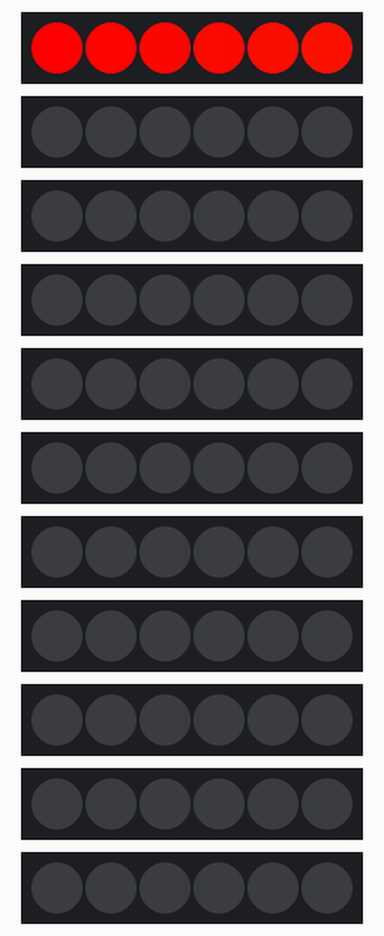
Simulated run of this sketch. Board: Arduino Uno, built with avr-gcc and run on an emulated ATmega328P. On the bench: 11 × 6 RGB LEDs in strip order, left to right. Dim RGB values are drawn brighter than linear.

Above: at 0.16 s.
At 4.77 s:
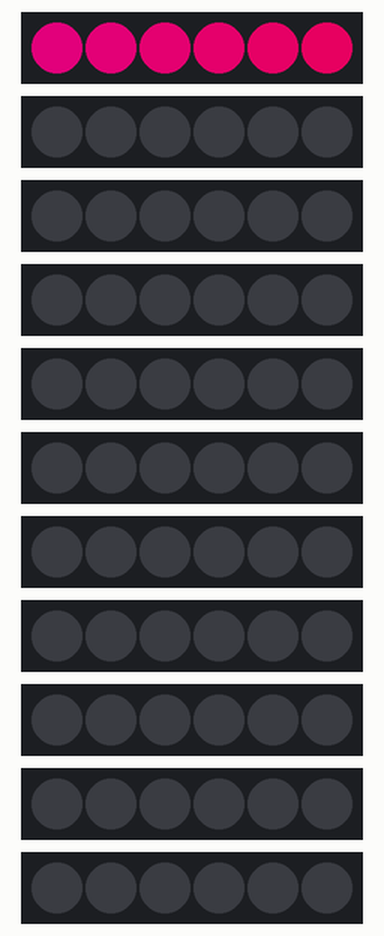
At 10.0 s:
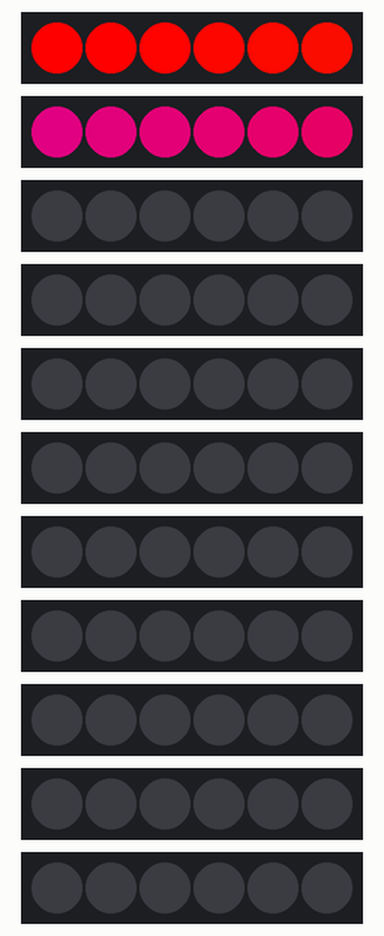
At 19.85 s:
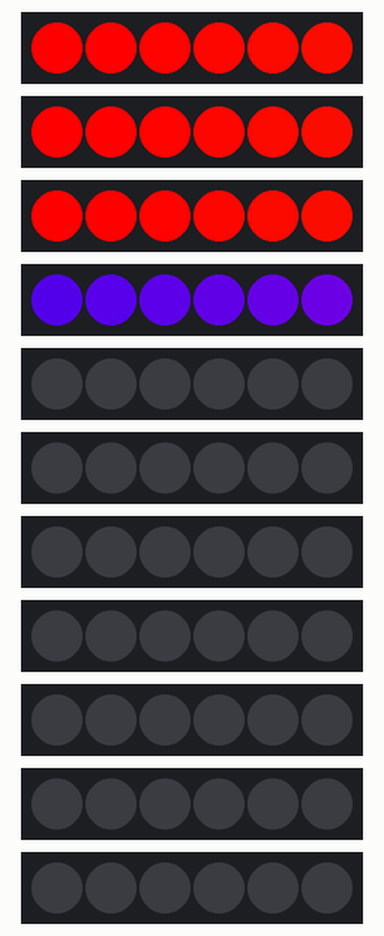
At 29.69 s:
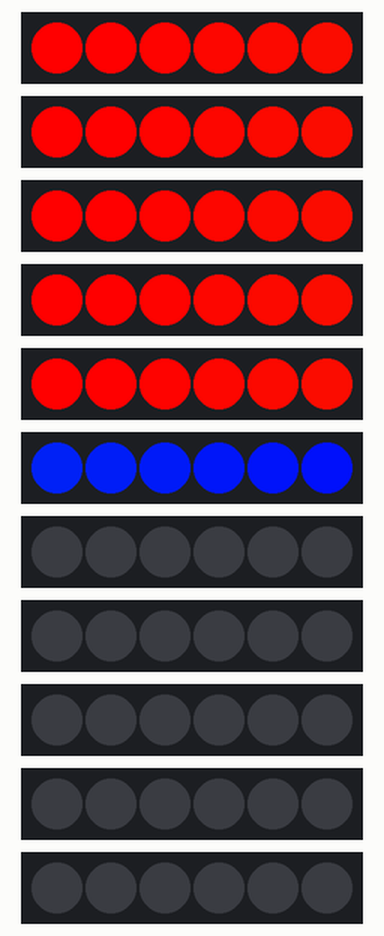
At 39.54 s:
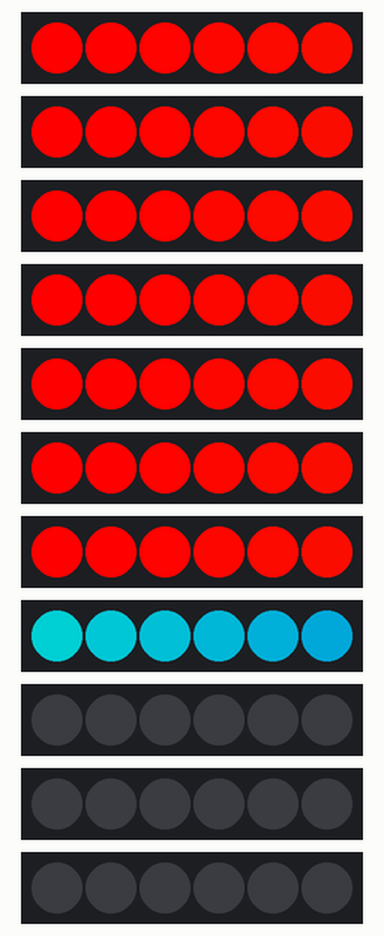
Timing chart, 0 to 40.0 s (numbered marks = the images above):
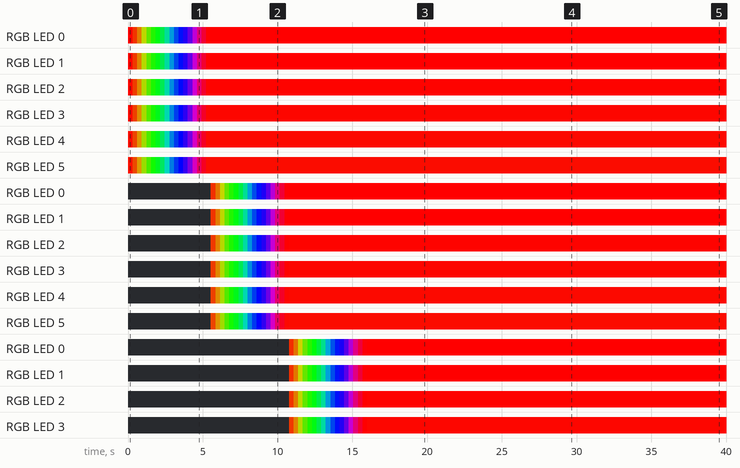

The sketch:

strandtest_ver4.ino
```cpp
#include <Adafruit_NeoPixel.h>
#include <avr/power.h>

#define PIN1 2
#define PIN2 3
#define PIN3 4
#define PIN4 5
#define PIN5 6
#define PIN6 7
#define PIN7 8
#define PIN8 9
#define PIN9 10
#define PIN10 11
#define PIN11 12


Adafruit_NeoPixel strip1 = Adafruit_NeoPixel(6, PIN1, NEO_GRB + NEO_KHZ800);
Adafruit_NeoPixel strip2 = Adafruit_NeoPixel(6, PIN2, NEO_GRB + NEO_KHZ800);
Adafruit_NeoPixel strip3 = Adafruit_NeoPixel(6, PIN3, NEO_GRB + NEO_KHZ800);
Adafruit_NeoPixel strip4 = Adafruit_NeoPixel(6, PIN4, NEO_GRB + NEO_KHZ800);
Adafruit_NeoPixel strip5 = Adafruit_NeoPixel(6, PIN5, NEO_GRB + NEO_KHZ800);
Adafruit_NeoPixel strip6 = Adafruit_NeoPixel(6, PIN6, NEO_GRB + NEO_KHZ800);
Adafruit_NeoPixel strip7 = Adafruit_NeoPixel(6, PIN7, NEO_GRB + NEO_KHZ800);
Adafruit_NeoPixel strip8 = Adafruit_NeoPixel(6, PIN8, NEO_GRB + NEO_KHZ800);
Adafruit_NeoPixel strip9 = Adafruit_NeoPixel(6, PIN9, NEO_GRB + NEO_KHZ800);
Adafruit_NeoPixel strip10 = Adafruit_NeoPixel(6, PIN10, NEO_GRB + NEO_KHZ800);
Adafruit_NeoPixel strip11 = Adafruit_NeoPixel(6, PIN11, NEO_GRB + NEO_KHZ800);


void setup() {
#if defined (__AVR_ATtiny85__)
  if (F_CPU == 16000000) clock_prescale_set(clock_div_1);
#endif


  strip1.begin(); strip1.show();
  strip2.begin(); strip2.show();
  strip3.begin(); strip3.show();
  strip4.begin(); strip4.show();
  strip5.begin(); strip5.show();
  strip6.begin(); strip6.show();
  strip7.begin(); strip7.show();
  strip8.begin(); strip8.show();
  strip9.begin(); strip9.show();
  strip10.begin(); strip10.show();
  strip11.begin(); strip11.show();
  //strip12.begin(); strip12.show();
}

void loop() {

  rainbow1(20);
  rainbow2(20);
  rainbow3(20);
  rainbow4(20);
  rainbow5(20);
  rainbow6(20);
  rainbow7(20);
  rainbow8(20);
  rainbow9(20);
  rainbow10(20);
  rainbow11(20);
  //rainbow12(20);


}

///////////////1
void rainbow1(uint8_t wait1) {
  uint16_t i, j;
  for(j=0; j<256; j++) {
    for(i=0; i<strip1.numPixels(); i++) {
      strip1.setPixelColor(i, Wheel1((i+j) & 255));
    }
    strip1.show();
    delay(wait1);
  }
}

uint32_t Wheel1(byte WheelPos) {
  WheelPos = 255 - WheelPos;
  if(WheelPos < 85) {
   return strip1.Color(255 - WheelPos * 3, 0, WheelPos * 3);
  } else if(WheelPos < 170) {
    WheelPos -= 85;
   return strip1.Color(0, WheelPos * 3, 255 - WheelPos * 3);
  } else {
   WheelPos -= 170;
   return strip1.Color(WheelPos * 3, 255 - WheelPos * 3, 0);
  }
}

///////////// 2
void rainbow2(uint8_t wait2) {
  uint16_t i, j;

  for(j=0; j<256; j++) {
    for(i=0; i<strip2.numPixels(); i++) {
      strip2.setPixelColor(i, Wheel2((i+j) & 255));
    }
    strip2.show();
    delay(wait2);
  }
}

uint32_t Wheel2(byte WheelPos) {
  WheelPos = 255 - WheelPos;
  if(WheelPos < 85) {
   return strip2.Color(255 - WheelPos * 3, 0, WheelPos * 3);
  } else if(WheelPos < 170) {
    WheelPos -= 85;
   return strip2.Color(0, WheelPos * 3, 255 - WheelPos * 3);
  } else {
   WheelPos -= 170;
   return strip2.Color(WheelPos * 3, 255 - WheelPos * 3, 0);
  }
}

///////////// 3
void rainbow3(uint8_t wait3) {
  uint16_t i, j;

  for(j=0; j<256; j++) {
    for(i=0; i<strip3.numPixels(); i++) {
      strip3.setPixelColor(i, Wheel3((i+j) & 255));
    }
    strip3.show();
    delay(wait3);
  }
}

uint32_t Wheel3(byte WheelPos) {
  WheelPos = 255 - WheelPos;
  if(WheelPos < 85) {
   return strip3.Color(255 - WheelPos * 3, 0, WheelPos * 3);
  } else if(WheelPos < 170) {
    WheelPos -= 85;
   return strip3.Color(0, WheelPos * 3, 255 - WheelPos * 3);
  } else {
   WheelPos -= 170;
   return strip3.Color(WheelPos * 3, 255 - WheelPos * 3, 0);
  }
}

//////////////////// 4
void rainbow4(uint8_t wait) {
  uint16_t i, j;

  for(j=0; j<256; j++) {
    for(i=0; i<strip4.numPixels(); i++) {
      strip4.setPixelColor(i, Wheel4((i+j) & 255));
    }
    strip4.show();
    delay(wait);
  }
}

uint32_t Wheel4(byte WheelPos) {
  WheelPos = 255 - WheelPos;
  if(WheelPos < 85) {
   return strip4.Color(255 - WheelPos * 3, 0, WheelPos * 3);
  } else if(WheelPos < 170) {
    WheelPos -= 85;
   return strip4.Color(0, WheelPos * 3, 255 - WheelPos * 3);
  } else {
   WheelPos -= 170;
   return strip4.Color(WheelPos * 3, 255 - WheelPos * 3, 0);
  }
}


//////////////////// 5
void rainbow5(uint8_t wait) {
  uint16_t i, j;

  for(j=0; j<256; j++) {
    for(i=0; i<strip5.numPixels(); i++) {
      strip5.setPixelColor(i, Wheel5((i+j) & 255));
    }
    strip5.show();
    delay(wait);
  }
}

uint32_t Wheel5(byte WheelPos) {
  WheelPos = 255 - WheelPos;
  if(WheelPos < 85) {
   return strip5.Color(255 - WheelPos * 3, 0, WheelPos * 3);
  } else if(WheelPos < 170) {
    WheelPos -= 85;
   return strip5.Color(0, WheelPos * 3, 255 - WheelPos * 3);
  } else {
   WheelPos -= 170;
   return strip5.Color(WheelPos * 3, 255 - WheelPos * 3, 0);
  }
}

//////////////////// 6
void rainbow6(uint8_t wait) {
  uint16_t i, j;

  for(j=0; j<256; j++) {
    for(i=0; i<strip6.numPixels(); i++) {
      strip6.setPixelColor(i, Wheel6((i+j) & 255));
    }
    strip6.show();
    delay(wait);
  }
}

uint32_t Wheel6(byte WheelPos) {
  WheelPos = 255 - WheelPos;
  if(WheelPos < 85) {
   return strip6.Color(255 - WheelPos * 3, 0, WheelPos * 3);
  } else if(WheelPos < 170) {
    WheelPos -= 85;
   return strip6.Color(0, WheelPos * 3, 255 - WheelPos * 3);
  } else {
   WheelPos -= 170;
   return strip6.Color(WheelPos * 3, 255 - WheelPos * 3, 0);
  }
}

//////////////////// 7
void rainbow7(uint8_t wait) {
  uint16_t i, j;

  for(j=0; j<256; j++) {
    for(i=0; i<strip7.numPixels(); i++) {
      strip7.setPixelColor(i, Wheel7((i+j) & 255));
    }
    strip7.show();
    delay(wait);
  }
}

uint32_t Wheel7(byte WheelPos) {
  WheelPos = 255 - WheelPos;
  if(WheelPos < 85) {
   return strip7.Color(255 - WheelPos * 3, 0, WheelPos * 3);
  } else if(WheelPos < 170) {
    WheelPos -= 85;
   return strip7.Color(0, WheelPos * 3, 255 - WheelPos * 3);
  } else {
   WheelPos -= 170;
   return strip7.Color(WheelPos * 3, 255 - WheelPos * 3, 0);
  }
}

//////////////////// 8
void rainbow8(uint8_t wait) {
  uint16_t i, j;

  for(j=0; j<256; j++) {
    for(i=0; i<strip8.numPixels(); i++) {
      strip8.setPixelColor(i, Wheel8((i+j) & 255));
    }
    strip8.show();
    delay(wait);
  }
}

uint32_t Wheel8(byte WheelPos) {
  WheelPos = 255 - WheelPos;
  if(WheelPos < 85) {
   return strip8.Color(255 - WheelPos * 3, 0, WheelPos * 3);
  } else if(WheelPos < 170) {
    WheelPos -= 85;
   return strip8.Color(0, WheelPos * 3, 255 - WheelPos * 3);
  } else {
   WheelPos -= 170;
   return strip8.Color(WheelPos * 3, 255 - WheelPos * 3, 0);
  }
}

//////////////////// 9
void rainbow9(uint8_t wait) {
  uint16_t i, j;

  for(j=0; j<256; j++) {
    for(i=0; i<strip9.numPixels(); i++) {
      strip9.setPixelColor(i, Wheel9((i+j) & 255));
    }
    strip9.show();
    delay(wait);
  }
}

uint32_t Wheel9(byte WheelPos) {
  WheelPos = 255 - WheelPos;
  if(WheelPos < 85) {
   return strip9.Color(255 - WheelPos * 3, 0, WheelPos * 3);
  } else if(WheelPos < 170) {
    WheelPos -= 85;
   return strip9.Color(0, WheelPos * 3, 255 - WheelPos * 3);
  } else {
   WheelPos -= 170;
   return strip9.Color(WheelPos * 3, 255 - WheelPos * 3, 0);
  }
}

//////////////////// 10
void rainbow10(uint8_t wait) {
  uint16_t i, j;

  for(j=0; j<256; j++) {
    for(i=0; i<strip10.numPixels(); i++) {
      strip10.setPixelColor(i, Wheel10((i+j) & 255));
    }
    strip10.show();
    delay(wait);
  }
}

uint32_t Wheel10(byte WheelPos) {
  WheelPos = 255 - WheelPos;
  if(WheelPos < 85) {
   return strip10.Color(255 - WheelPos * 3, 0, WheelPos * 3);
  } else if(WheelPos < 170) {
    WheelPos -= 85;
   return strip10.Color(0, WheelPos * 3, 255 - WheelPos * 3);
  } else {
   WheelPos -= 170;
   return strip10.Color(WheelPos * 3, 255 - WheelPos * 3, 0);
  }
}

//////////////////// 11
void rainbow11(uint8_t wait) {
  uint16_t i, j;

  for(j=0; j<256; j++) {
    for(i=0; i<strip11.numPixels(); i++) {
      strip11.setPixelColor(i, Wheel11((i+j) & 255));
    }
    strip11.show();
    delay(wait);
  }
}

uint32_t Wheel11(byte WheelPos) {
  WheelPos = 255 - WheelPos;
  if(WheelPos < 85) {
   return strip11.Color(255 - WheelPos * 3, 0, WheelPos * 3);
  } else if(WheelPos < 170) {
    WheelPos -= 85;
   return strip11.Color(0, WheelPos * 3, 255 - WheelPos * 3);
  } else {
   WheelPos -= 170;
   return strip11.Color(WheelPos * 3, 255 - WheelPos * 3, 0);
  }
}

//////////////////// 12
/*
void rainbow12(uint8_t wait) {
  uint16_t i, j;

  for(j=0; j<256; j++) {
    for(i=0; i<strip12.numPixels(); i++) {
      strip12.setPixelColor(i, Wheel12((i+j) & 255));
    }
    strip12.show();
    delay(wait);
  }
}

uint32_t Wheel12(byte WheelPos) {
  WheelPos = 255 - WheelPos;
  if(WheelPos < 85) {
   return strip12.Color(255 - WheelPos * 3, 0, WheelPos * 3);
  } else if(WheelPos < 170) {
    WheelPos -= 85;
   return strip12.Color(0, WheelPos * 3, 255 - WheelPos * 3);
  } else {
   WheelPos -= 170;
   return strip12.Color(WheelPos * 3, 255 - WheelPos * 3, 0);
  }
}
*/
```

Measured:
- by itself, RGB LED 0: off → RGB(255, 0, 0) at 0.01 s, → RGB(210, 45, 0) 0.31 s later, → RGB(165, 90, 0) 0.31 s later, → RGB(120, 135, 0) 0.31 s later, … (18 changes in this stretch)
- by itself, RGB LED 1: off → RGB(252, 3, 0) at 0.01 s, → RGB(207, 48, 0) 0.31 s later, → RGB(162, 93, 0) 0.31 s later, → RGB(117, 138, 0) 0.31 s later, … (18 changes in this stretch)
